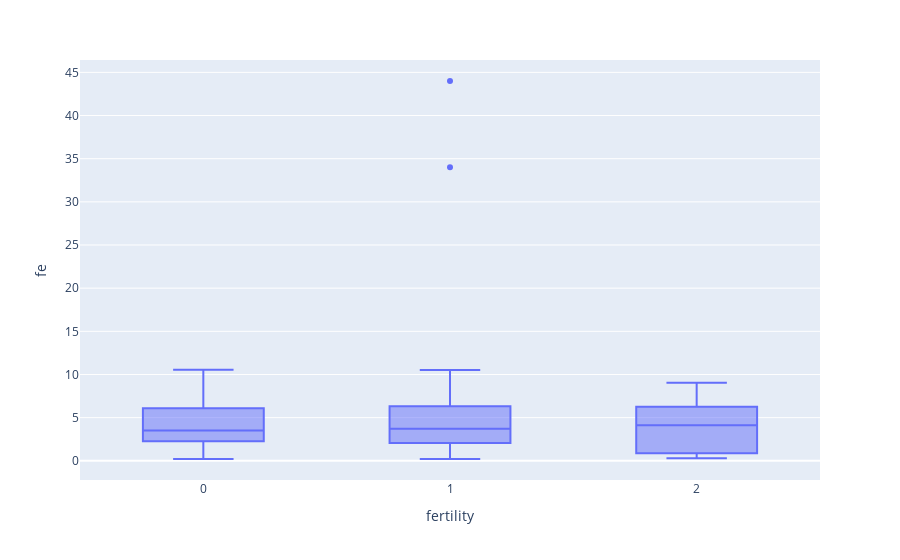

The notebook cell this image was saved under:
### Code cell
# boxplot fertility vs fe

fig = px.box(data, y='fe', x='fertility')
fig.update_layout(height=500)
fig.show()

### Figure 1 — Plotly figure (JSON) as saved in the notebook; plotly's stock layout.template omitted (floating-point values rounded to 4 significant figures; data arrays with more than 128 entries replaced by an {"elided": "..."} marker saying what was removed)
{"data": [{"alignmentgroup": "True", "hovertemplate": "fertility=%{x}<br>fe=%{y}<extra></extra>", "legendgroup": "", "marker": {"color": "#636efa"}, "name": "", "notched": false, "offsetgroup": "", "orientation": "v", "showlegend": false, "type": "box", "x": {"elided": "880 int values"}, "x0": " ", "xaxis": "x", "y": {"elided": "880 float values"}, "y0": " ", "yaxis": "y"}], "layout": {"autosize": true, "boxmode": "group", "legend": {"tracegroupgap": 0}, "margin": {"t": 60}, "xaxis": {"anchor": "y", "autorange": true, "domain": [0, 1], "range": [-0.5, 2.5], "title": {"text": "fertility"}, "type": "linear"}, "yaxis": {"anchor": "x", "autorange": true, "domain": [0, 1], "range": [-2.223, 46.43], "title": {"text": "fe"}, "type": "linear"}}}
